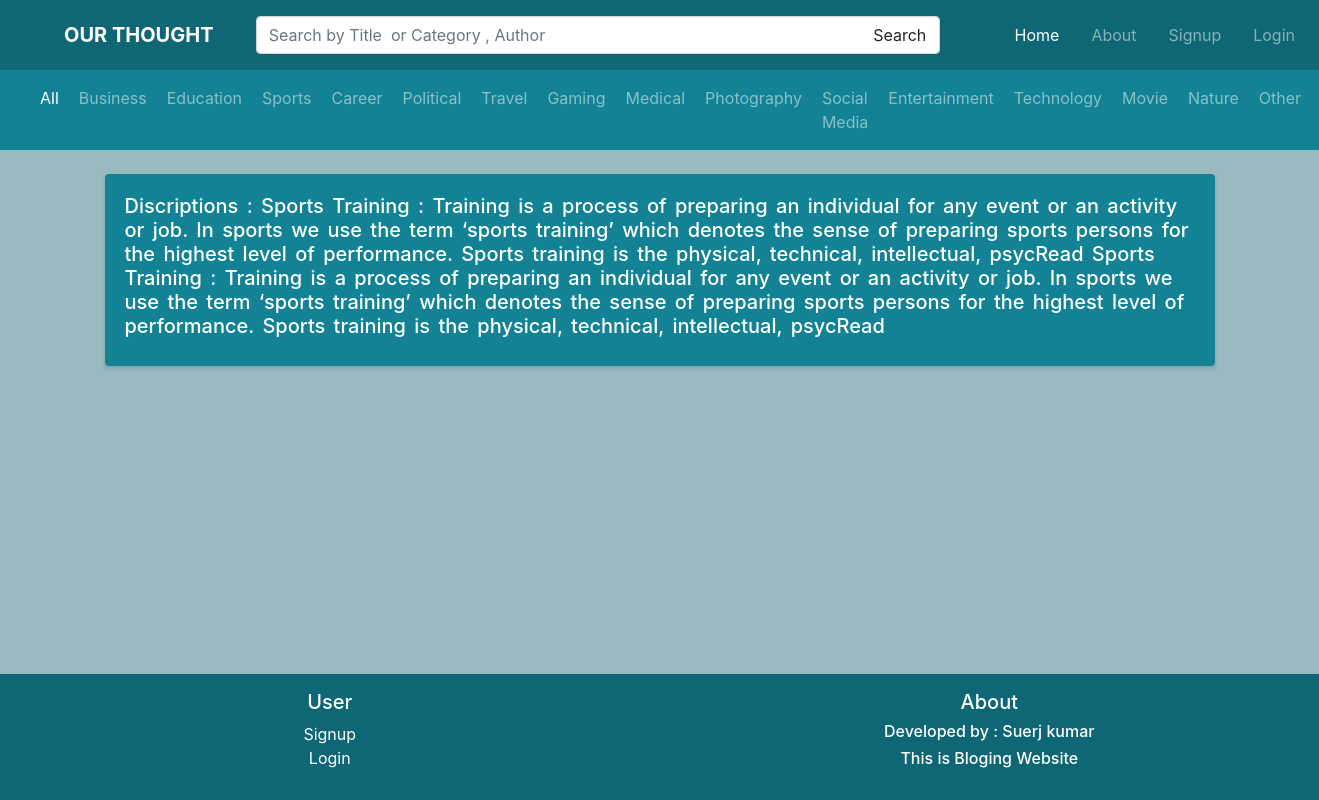
/about, run on the app's committed database.
### blog/models.py (models this page shows, shortened)
class Category(models.Model):
    cat_id = models.AutoField(primary_key=True)
    title = models.CharField(max_length=200)

### blog/views.py (the view)
# urls.py: path('about',About.as_view(),name="about"),
class About(ListView):
    model = Category
    template_name = 'blog/about.html'
    context_object_name = 'category'

### templates/blog/about.html
{% extends 'blog/base.html' %}
{% block content %}
    <div class="container mt-4">
    <div class="row">
        <div class="col-lg-12 mx-auto">
            <div class="card text-white border-0 shadow-sm" style="background-color:#128294;">
                <div class="card-body border-0 shadow-sm ">
                    <h5 class="display-5 " style="word-spacing:3px">Discriptions : Sports Training : Training is a process of preparing an individual for any event or an activity or job. In sports we use the term ‘sports training’ which denotes the sense of preparing sports persons for the highest level of performance. Sports training is the physical, technical, intellectual, psycRead
                    Sports Training : Training is a process of preparing an individual for any event or an activity or job. In sports we use the term ‘sports training’ which denotes the sense of preparing sports persons for the highest level of performance. Sports training is the physical, technical, intellectual, psycRead</h5>
                </div>
            </div>
        </div>
    </div>
    </div>
    <br><br>
    <div class="container-fluid mt-5" style="background-color:#0f6674; position: fixed;bottom: 0;">
    <div class="row">
        <div class="col-lg-12 mt-3 mb-4">
            <div class="row">
                <div class="col-lg-6 mx-auto text-center">
                    <h5 class="text-center text-white">User</h5>
                    <a href="" class="text-center text-white">Signup</a><br>
                    <a href="" class="text-center text-white">Login</a>
                </div>
                <div class="col-lg-6 mx-auto text-center">
                    <h5 class="text-center text-white" style="size: 60px;">About</h5>
                    <h6 class="text-center text-white">Developed by : Suerj kumar</h6>
                    <h6 class="text-center text-white">This is Bloging Website</h6>
                </div>
            </div>
        </div>
    </div>
</div>
{% endblock %}

### templates/blog/base.html (shortened to what this page needs)
<!DOCTYPE html>
<html lang="en">
<head>
    {% load static %}
    <link rel="stylesheet" href="{% static 'bootstrap.css' %}">
</head>
<body style="background-color: #99babf">
<nav class="navbar navbar-expand-lg sticky-top navbar-dark" style="background-color:#0f6674;">
  <a class="navbar-brand ml-5" href="{% url 'home' %}"><b>OUR THOUGHT</b></a>
  <div class="collapse navbar-collapse" id="navbarSupportedContent">
    <form class="form-inline my-2 mx-auto" method="get" action="{% url 'serach' %}" style="display: flex;justify-content: center">
          <input class="form-control mx-auto" name="search" type="search" placeholder="Search by Title  or Category , Author" size="60px">
          <button class="btn my-2 my-sm-0" type="submit" style="margin-left: -80px">Search</button>
    </form>
        <ul class="navbar-nav ml-auto">
            {% if user.is_authenticated %}
            <li class="nav-item active">
                <a class="nav-link mr-4" href="{% url 'home' %}">Home</a>
            </li>
             <li class="nav-item active">
                <a class="nav-link mr-4" href="{% url 'about' %}">About</a>
             </li>
             <li class="nav-item active">
                <a class="nav-link mr-4" href="{% url 'profile' %}">My Blog</a>
            </li>
             <li class="nav-item active">
                <a class="nav-link mr-4" href="{% url 'logout' %}">Logout</a>
            </li>
            {% else %}
            <li class="nav-item active">
                <a class="nav-link ml-3" href="{% url 'home' %}">Home</a>
            </li>
             <li class="nav-item ml-3">
                <a class="nav-link" href="{% url 'about' %}">About</a>
             </li>
            <li class="nav-item">
                <a class="nav-link ml-3" href="{% url 'signup' %}">Signup</a>
            </li>
            <li class="nav-item">
                <a class="nav-link ml-3 " href="{% url 'login' %}">Login</a>
            </li>
            {% endif %}
        </ul>
  </div>
</nav>
<nav class="navbar navbar-expand-lg navbar-dark" style="background-color:#128294; color: white">
  <div class="collapse navbar-collapse" id="navbarSupportedContenta">
       <ul class="navbar-nav">
             <li class="nav-item">
                <a class="nav-link active ml-3" href="{% url 'home' %}">All</a>
            </li>
            {% for c in category %}
            <li class="nav-item">
                <a class="nav-link ml-1" href="{% url 'catblog' c.cat_id %}">{{ c.title }}</a>
            </li>
            {% endfor %}
        </ul>
  </div>
</nav>
{% block content %}{% endblock %}
</body>
</html>

### data on the page
Category: title "Business"
Category: title "Education"
Category: title "Sports"
Category: title "Career"
Category: title "Political"
Category: title "Travel"
Category: title "Gaming"
Category: title "Medical"
Category: title "Photography"
Category: title "Social Media"
Category: title "Entertainment"
Category: title "Technology"
Category: title "Movie"
Category: title "Nature"
Category: title "Other"
